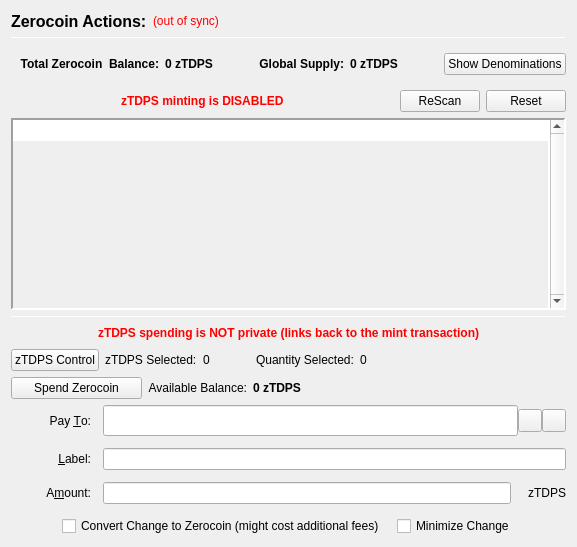
                  <widget class="QFrame" name="verticalFrameLeft">
                   <layout class="QVBoxLayout" name="verticalLayout_2">
                    <item>
                     <layout class="QVBoxLayout" name="verticalLayout_3">
                      <item>
                       <layout class="QHBoxLayout" name="horizontalLayout_3">
                        <item>
                         <widget class="QLabel" name="labelzTDPSActions">
                          <property name="font">
                           <font>
                            <pointsize>12</pointsize>
                            <weight>75</weight>
                            <bold>true</bold>
                           </font>
                          </property>
                          <property name="text">
                           <string>Zerocoin Actions:</string>
                          </property>
                          <property name="alignment">
                           <set>Qt::AlignLeading|Qt::AlignLeft|Qt::AlignVCenter</set>
                          </property>
                         </widget>
                        </item>
                        <item>
                         <widget class="QLabel" name="labelzTDPSSyncStatus">
                          <property name="toolTip">
                           <string>The displayed information may be out of date. Your wallet automatically synchronizes with the TradePlus_Coin network after a connection is established, but this process has not completed yet.</string>
                          </property>
                          <property name="styleSheet">
                           <string notr="true">QLabel { color: red; }</string>
                          </property>
                          <property name="text">
                           <string notr="true">(out of sync)</string>
                          </property>
                          <property name="alignment">
                           <set>Qt::AlignLeading|Qt::AlignLeft|Qt::AlignVCenter</set>
                          </property>
                         </widget>
                        </item>
                        <item>
                         <spacer name="horizontalSpacer">
                          <property name="orientation">
                           <enum>Qt::Horizontal</enum>
                          </property>
                          <property name="sizeHint" stdset="0">
                           <size>
                            <width>40</width>
                            <height>20</height>
                           </size>
                          </property>
                         </spacer>
                        </item>
                       </layout>
                      </item>
                      <item>
                       <widget class="Line" name="lineUpperLeft">
                        <property name="minimumSize">
                         <size>
                          <width>0</width>
                          <height>1</height>
                         </size>
                        </property>
                        <property name="maximumSize">
                         <size>
                          <width>16777215</width>
                          <height>1</height>
                         </size>
                        </property>
                        <property name="frameShadow">
                         <enum>QFrame::Sunken</enum>
                        </property>
                        <property name="orientation">
                         <enum>Qt::Horizontal</enum>
                        </property>
                       </widget>
                      </item>
                      <item>
                       <widget class="QFrame" name="balanceSupplyFrame">
                        <layout class="QHBoxLayout" name="horizontalLayout_2" stretch="0,0,0,1,0">
                         <property name="rightMargin">
                          <number>0</number>
                         </property>
                         <item>
                          <layout class="QHBoxLayout" name="horizontalLayout_34">
                           <item>
                            <widget class="QLabel" name="labelzAvailableText_3">
                             <property name="font">
                              <font>
                               <weight>75</weight>
                               <bold>true</bold>
                              </font>
                             </property>
                             <property name="toolTip">
                              <string>Total Balance including unconfirmed and immature zTDPS</string>
                             </property>
                             <property name="text">
                              <string>Total Zerocoin  Balance:</string>
                             </property>
                             <property name="alignment">
                              <set>Qt::AlignRight|Qt::AlignTrailing|Qt::AlignVCenter</set>
                             </property>
                            </widget>
                           </item>
                           <item>
                            <widget class="QLabel" name="labelzAvailableAmount_4">
                             <property name="minimumSize">
                              <size>
                               <width>40</width>
                               <height>0</height>
                              </size>
                             </property>
                             <property name="font">
                              <font>
                               <weight>75</weight>
                               <bold>true</bold>
                              </font>
                             </property>
                             <property name="toolTip">
                              <string>Total Balance including unconfirmed and immature zTDPS</string>
                             </property>
                             <property name="text">
                              <string>0 zTDPS</string>
                             </property>
                             <property name="alignment">
                              <set>Qt::AlignLeading|Qt::AlignLeft|Qt::AlignVCenter</set>
                             </property>
                            </widget>
                           </item>
                          </layout>
                         </item>
                         <item>
                          <spacer name="horizontalSpacer_32">
                           <property name="orientation">
                            <enum>Qt::Horizontal</enum>
                           </property>
                           <property name="sizeHint" stdset="0">
                            <size>
                             <width>40</width>
                             <height>20</height>
                            </size>
                           </property>
                          </spacer>
                         </item>
                         <item>
                          <layout class="QHBoxLayout" name="horizontalLayout_35">
                           <item>
                            <widget class="QLabel" name="labelZsupplyText_2">
                             <property name="font">
                              <font>
                               <weight>75</weight>
                               <bold>true</bold>
                              </font>
                             </property>
                             <property name="text">
                              <string>Global Supply:</string>
                             </property>
                             <property name="alignment">
                              <set>Qt::AlignRight|Qt::AlignTrailing|Qt::AlignVCenter</set>
                             </property>
                            </widget>
                           </item>
                           <item>
                            <widget class="QLabel" name="labelZsupplyAmount_2">
                             <property name="font">
                              <font>
                               <weight>75</weight>
                               <bold>true</bold>
                              </font>
                             </property>
                             <property name="text">
                              <string>0 zTDPS</string>
                             </property>
                            </widget>
                           </item>
                          </layout>
                         </item>
                         <item>
                          <spacer name="horizontalSpacer_31">
                           <property name="orientation">
                            <enum>Qt::Horizontal</enum>
                           </property>
                           <property name="sizeHint" stdset="0">
                            <size>
                             <width>40</width>
                             <height>20</height>
                            </size>
                           </property>
                          </spacer>
                         </item>
                         <item>
                          <widget class="QPushButton" name="pushButtonShowDenoms">
                           <property name="toolTip">
                            <string>Show zTDPS denominations list</string>
                           </property>
                           <property name="text">
                            <string>Show Denominations</string>
                           </property>
                          </widget>
                         </item>
                        </layout>
                       </widget>
                      </item>
                      <item>
                       <layout class="QHBoxLayout" name="horizontalLayout_4">
                        <item>
                         <spacer name="horizontalSpacer_2">
                          <property name="orientation">
                           <enum>Qt::Horizontal</enum>
                          </property>
                          <property name="sizeHint" stdset="0">
                           <size>
                            <width>40</width>
                            <height>20</height>
                           </size>
                          </property>
                         </spacer>
                        </item>
                        <item>
                         <widget class="QLabel" name="label">
                          <property name="styleSheet">
                           <string notr="true">color: red;
font-weight: bold;</string>
                          </property>
                          <property name="text">
                           <string>zTDPS minting is DISABLED</string>
                          </property>
                         </widget>
                        </item>
                        <item>
                         <spacer name="horizontalSpacer_3">
                          <property name="orientation">
                           <enum>Qt::Horizontal</enum>
                          </property>
                          <property name="sizeHint" stdset="0">
                           <size>
                            <width>40</width>
                            <height>20</height>
                           </size>
                          </property>
                         </spacer>
                        </item>
                        <item>
                         <widget class="QPushButton" name="pushButtonMintReset">
                          <property name="maximumSize">
                           <size>
                            <width>80</width>
                            <height>16777215</height>
                           </size>
                          </property>
                          <property name="toolTip">
                           <string>Rescan the complete blockchain for  Zerocoin mints and their meta-data.</string>
                          </property>
                          <property name="text">
                           <string>ReScan</string>
                          </property>
                         </widget>
                        </item>
                        <item>
                         <widget class="QPushButton" name="pushButtonSpentReset">
                          <property name="maximumSize">
                           <size>
                            <width>80</width>
                            <height>16777215</height>
                           </size>
                          </property>
                          <property name="toolTip">
                           <string>Reset Zerocoin Wallet DB. Deletes transactions that did not make it into the blockchain.</string>
                          </property>
                          <property name="text">
                           <string>Reset</string>
                          </property>
                         </widget>
                        </item>
                       </layout>
                      </item>
                      <item>
                       <widget class="QPlainTextEdit" name="TEMintStatus">
                        <property name="font">
                         <font>
                          <pointsize>8</pointsize>
                         </font>
                        </property>
                        <property name="toolTip">
                         <string>Status and/or Mesages from the last Mint Action.</string>
                        </property>
                        <property name="frameShape">
                         <enum>QFrame::Panel</enum>
                        </property>
                        <property name="frameShadow">
                         <enum>QFrame::Sunken</enum>
                        </property>
                        <property name="lineWidth">
                         <number>2</number>
                        </property>
                        <property name="midLineWidth">
                         <number>2</number>
                        </property>
                        <property name="verticalScrollBarPolicy">
                         <enum>Qt::ScrollBarAlwaysOn</enum>
                        </property>
                        <property name="horizontalScrollBarPolicy">
                         <enum>Qt::ScrollBarAlwaysOff</enum>
                        </property>
                        <property name="readOnly">
                         <bool>true</bool>
                        </property>
                        <property name="plainText">
                         <string notr="true"/>
                        </property>
                        <property name="backgroundVisible">
                         <bool>true</bool>
                        </property>
                       </widget>
                      </item>
                      <item>
                       <widget class="Line" name="line">
                        <property name="minimumSize">
                         <size>
                          <width>0</width>
                          <height>1</height>
                         </size>
                        </property>
                        <property name="maximumSize">
                         <size>
                          <width>16777215</width>
                          <height>1</height>
                         </size>
                        </property>
                        <property name="orientation">
                         <enum>Qt::Horizontal</enum>
                        </property>
                       </widget>
                      </item>
                      <item>
                       <layout class="QHBoxLayout" name="horizontalLayout_7">
                        <item>
                         <spacer name="horizontalSpacer_18">
                          <property name="orientation">
                           <enum>Qt::Horizontal</enum>
                          </property>
                          <property name="sizeHint" stdset="0">
                           <size>
                            <width>40</width>
                            <height>20</height>
                           </size>
                          </property>
                         </spacer>
                        </item>
                        <item>
                         <widget class="QLabel" name="label_2">
                          <property name="styleSheet">
                           <string notr="true">color: red;
font-weight: bold;</string>
                          </property>
                          <property name="text">
                           <string>zTDPS spending is NOT private (links back to the mint transaction)</string>
                          </property>
                         </widget>
                        </item>
                        <item>
                         <spacer name="horizontalSpacer_30">
                          <property name="orientation">
                           <enum>Qt::Horizontal</enum>
                          </property>
                          <property name="sizeHint" stdset="0">
                           <size>
                            <width>40</width>
                            <height>20</height>
                           </size>
                          </property>
                         </spacer>
                        </item>
                       </layout>
                      </item>
                      <item>
                       <layout class="QHBoxLayout" name="horizontalLayout_24">
                        <property name="leftMargin">
                         <number>0</number>
                        </property>
                        <property name="bottomMargin">
                         <number>0</number>
                        </property>
                        <item>
                         <widget class="QPushButton" name="pushButtonZTdpsControl">
                          <property name="text">
                           <string>zTDPS Control</string>
                          </property>
                         </widget>
                        </item>
                        <item>
                         <widget class="QLabel" name="labelzTdpsSelected">
                          <property name="text">
                           <string>zTDPS Selected:</string>
                          </property>
                         </widget>
                        </item>
                        <item>
                         <widget class="QLabel" name="labelzTdpsSelected_int">
                          <property name="text">
                           <string>0</string>
                          </property>
                         </widget>
                        </item>
                        <item>
                         <spacer name="horizontalSpacer_17">
                          <property name="orientation">
                           <enum>Qt::Horizontal</enum>
                          </property>
                          <property name="sizeType">
                           <enum>QSizePolicy::Fixed</enum>
                          </property>
                          <property name="sizeHint" stdset="0">
                           <size>
                            <width>40</width>
                            <height>20</height>
                           </size>
                          </property>
                         </spacer>
                        </item>
                        <item>
                         <widget class="QLabel" name="labelQuantitySelected">
                          <property name="text">
                           <string>Quantity Selected:</string>
                          </property>
                         </widget>
                        </item>
                        <item>
                         <widget class="QLabel" name="labelQuantitySelected_int">
                          <property name="text">
                           <string>0</string>
                          </property>
                         </widget>
                        </item>
                        <item>
                         <spacer name="horizontalSpacer_19">
                          <property name="orientation">
                           <enum>Qt::Horizontal</enum>
                          </property>
                          <property name="sizeHint" stdset="0">
                           <size>
                            <width>40</width>
                            <height>20</height>
                           </size>
                          </property>
                         </spacer>
                        </item>
                       </layout>
                      </item>
                      <item>
                       <layout class="QHBoxLayout" name="horizontalLayout_6">
                        <item>
                         <widget class="QPushButton" name="pushButtonSpendzTDPS">
                          <property name="minimumSize">
                           <size>
                            <width>131</width>
                            <height>0</height>
                           </size>
                          </property>
                          <property name="toolTip">
                           <string>Spend Zerocoin. Without 'Pay To:' address creates payments to yourself.</string>
                          </property>
                          <property name="text">
                           <string>Spend Zerocoin</string>
                          </property>
                         </widget>
                        </item>
                        <item>
                         <widget class="QLabel" name="labelzTDPSBalanceText">
                          <property name="toolTip">
                           <string>Available (mature and spendable) zTDPS for spending</string>
                          </property>
                          <property name="text">
                           <string>Available Balance:</string>
                          </property>
                          <property name="alignment">
                           <set>Qt::AlignRight|Qt::AlignTrailing|Qt::AlignVCenter</set>
                          </property>
                         </widget>
                        </item>
                        <item>
                         <widget class="QLabel" name="labelzAvailableAmount_2">
                          <property name="font">
                           <font>
                            <weight>75</weight>
                            <bold>true</bold>
                           </font>
                          </property>
                          <property name="toolTip">
                           <string>Available (mature and spendable) zTDPS for spending

zTDPS are mature when they have more than 20 confirmations AND more than 2 mints of the same denomination after them were minted</string>
                          </property>
                          <property name="text">
                           <string>0 zTDPS</string>
                          </property>
                          <property name="alignment">
                           <set>Qt::AlignLeading|Qt::AlignLeft|Qt::AlignVCenter</set>
                          </property>
                         </widget>
                        </item>
                        <item>
                         <spacer name="horizontalSpacer_4">
                          <property name="orientation">
                           <enum>Qt::Horizontal</enum>
                          </property>
                          <property name="sizeHint" stdset="0">
                           <size>
                            <width>40</width>
                            <height>20</height>
                           </size>
                          </property>
                         </spacer>
                        </item>
                       </layout>
                      </item>
                      <item>
                       <layout class="QGridLayout" name="gridLayout_7">
                        <property name="spacing">
                         <number>12</number>
                        </property>
                        <item row="0" column="0">
                         <widget class="QLabel" name="payToLabel">
                          <property name="minimumSize">
                           <size>
                            <width>80</width>
                            <height>0</height>
                           </size>
                          </property>
                          <property name="text">
                           <string>Pay &amp;To:</string>
                          </property>
                          <property name="alignment">
                           <set>Qt::AlignRight|Qt::AlignTrailing|Qt::AlignVCenter</set>
                          </property>
                          <property name="buddy">
                           <cstring>payTo</cstring>
                          </property>
                         </widget>
                        </item>
                        <item row="0" column="1">
                         <layout class="QHBoxLayout" name="payToLayout">
                          <property name="spacing">
                           <number>0</number>
                          </property>
                          <item>
                           <widget class="QValidatedLineEdit" name="payTo">
                            <property name="enabled">
                             <bool>true</bool>
                            </property>
                            <property name="minimumSize">
                             <size>
                              <width>0</width>
                              <height>31</height>
                             </size>
                            </property>
                            <property name="toolTip">
                             <string>The TradePlus_Coin address to send the payment to. Creates local payment to yourself when empty.</string>
                            </property>
                           </widget>
                          </item>
                          <item>
                           <widget class="QToolButton" name="addressBookButton">
                            <property name="toolTip">
                             <string>Choose previously used address</string>
                            </property>
                            <property name="text">
                             <string/>
                            </property>
                            <property name="icon">
                             <iconset resource="../tradeplus_coin.qrc">
                              <normaloff>:/icons/address-book</normaloff>:/icons/address-book</iconset>
                            </property>
                            <property name="shortcut">
                             <string>Alt+A</string>
                            </property>
                           </widget>
                          </item>
                          <item>
                           <widget class="QToolButton" name="pasteButton">
                            <property name="toolTip">
                             <string>Paste address from clipboard</string>
                            </property>
                            <property name="text">
                             <string/>
                            </property>
                            <property name="icon">
                             <iconset resource="../tradeplus_coin.qrc">
                              <normaloff>:/icons/editpaste</normaloff>:/icons/editpaste</iconset>
                            </property>
                            <property name="shortcut">
                             <string>Alt+P</string>
                            </property>
                           </widget>
                          </item>
                         </layout>
                        </item>
                        <item row="1" column="0">
                         <widget class="QLabel" name="labelLabel">
                          <property name="minimumSize">
                           <size>
                            <width>80</width>
                            <height>0</height>
                           </size>
                          </property>
                          <property name="text">
                           <string>&amp;Label:</string>
                          </property>
                          <property name="alignment">
                           <set>Qt::AlignRight|Qt::AlignTrailing|Qt::AlignVCenter</set>
                          </property>
                          <property name="buddy">
                           <cstring>addAsLabel</cstring>
                          </property>
                         </widget>
                        </item>
                        <item row="1" column="1">
                         <widget class="QLineEdit" name="addAsLabel">
                          <property name="toolTip">
                           <string>Enter a label for this address to add it to the list of used addresses</string>
                          </property>
                         </widget>
                        </item>
                        <item row="2" column="0">
                         <widget class="QLabel" name="amountLabel">
                          <property name="minimumSize">
                           <size>
                            <width>80</width>
                            <height>0</height>
                           </size>
                          </property>
                          <property name="text">
                           <string>A&amp;mount:</string>
                          </property>
                          <property name="alignment">
                           <set>Qt::AlignRight|Qt::AlignTrailing|Qt::AlignVCenter</set>
                          </property>
                          <property name="buddy">
                           <cstring>zTDPSpayAmount</cstring>
                          </property>
                         </widget>
                        </item>
                        <item row="2" column="1">
                         <layout class="QHBoxLayout" name="horizontalLayout_9">
                          <property name="spacing">
                           <number>0</number>
                          </property>
                          <item>
                           <widget class="QLineEdit" name="zTDPSpayAmount"/>
                          </item>
                          <item>
                           <widget class="QLabel" name="labelzTDPS">
                            <property name="minimumSize">
                             <size>
                              <width>55</width>
                              <height>0</height>
                             </size>
                            </property>
                            <property name="text">
                             <string>zTDPS</string>
                            </property>
                            <property name="alignment">
                             <set>Qt::AlignRight|Qt::AlignTrailing|Qt::AlignVCenter</set>
                            </property>
                           </widget>
                          </item>
                         </layout>
                        </item>
                        <item row="3" column="0" colspan="2">
                         <layout class="QHBoxLayout" name="horizontalLayout_10">
                          <item>
                           <spacer name="horizontalSpacer_5">
                            <property name="orientation">
                             <enum>Qt::Horizontal</enum>
                            </property>
                            <property name="sizeHint" stdset="0">
                             <size>
                              <width>40</width>
                              <height>20</height>
                             </size>
                            </property>
                           </spacer>
                          </item>
                          <item>
                           <widget class="QCheckBox" name="checkBoxMintChange">
                            <property name="sizePolicy">
                             <sizepolicy hsizetype="MinimumExpanding" vsizetype="Fixed">
                              <horstretch>0</horstretch>
                              <verstretch>0</verstretch>
                             </sizepolicy>
                            </property>
                            <property name="layoutDirection">
                             <enum>Qt::LeftToRight</enum>
                            </property>
                            <property name="text">
                             <string>Convert Change to Zerocoin (might cost additional fees)</string>
                            </property>
                           </widget>
                          </item>
                          <item>
                           <widget class="QCheckBox" name="checkBoxMinimizeChange">
                            <property name="toolTip">
                             <string>If checked, the wallet tries to minimize the returning change instead of minimizing the number of spent denominations.</string>
                            </property>
                            <property name="text">
                             <string>Minimize Change</string>
                            </property>
                           </widget>
                          </item>
                          <item>
                           <spacer name="horizontalSpacer_6">
                            <property name="orientation">
                             <enum>Qt::Horizontal</enum>
                            </property>
                            <property name="sizeHint" stdset="0">
                             <size>
                              <width>40</width>
                              <height>20</height>
                             </size>
                            </property>
                           </spacer>
                          </item>
                         </layout>
                        </item>
                       </layout>
                      </item>
                     </layout>
                    </item>
                   </layout>
                  </widget>
